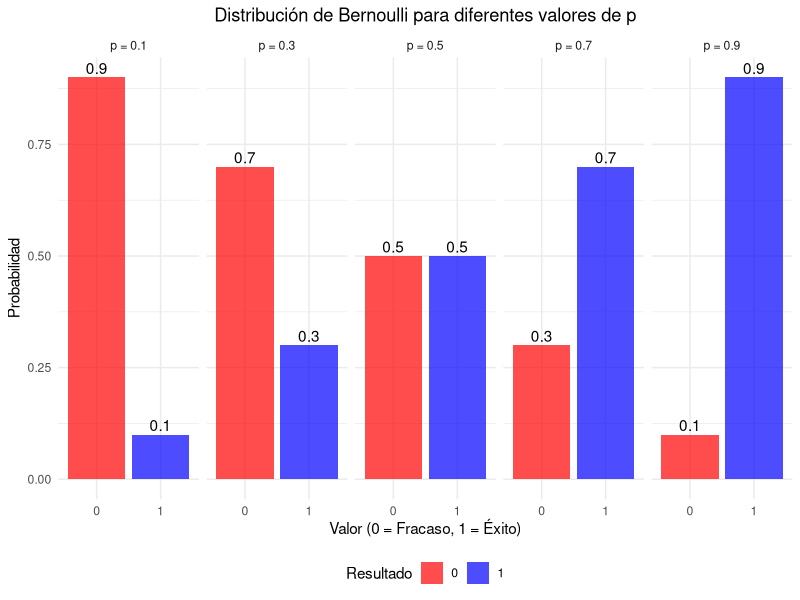
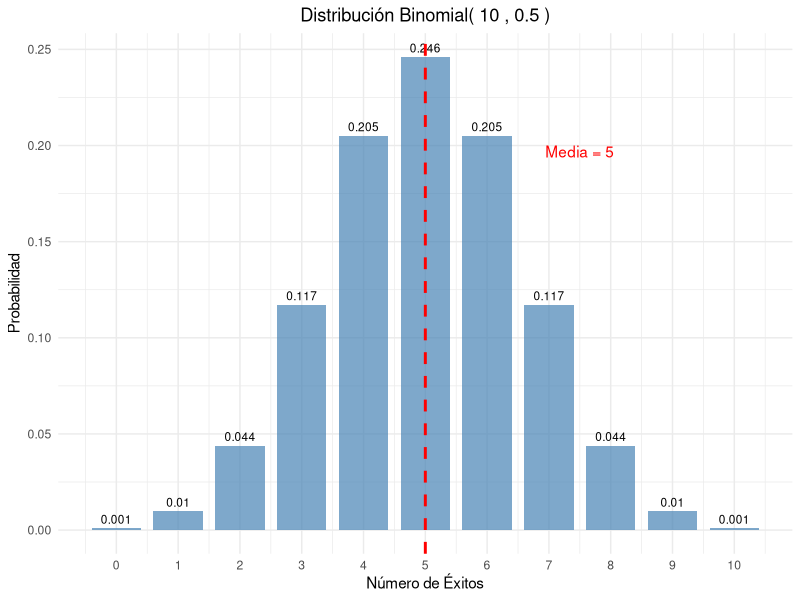
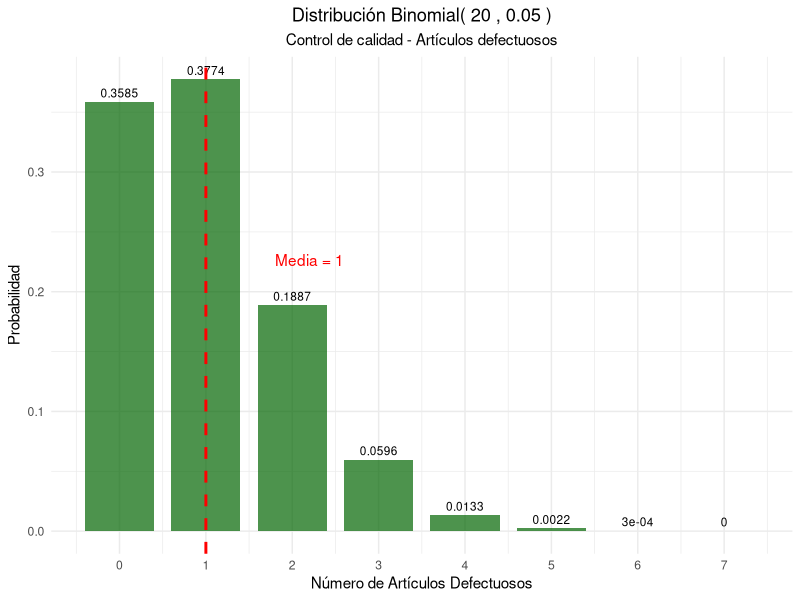
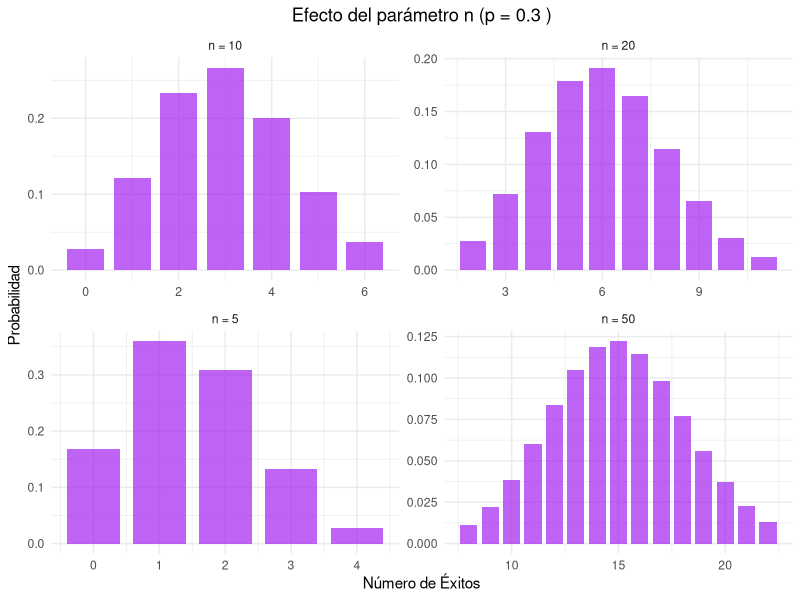
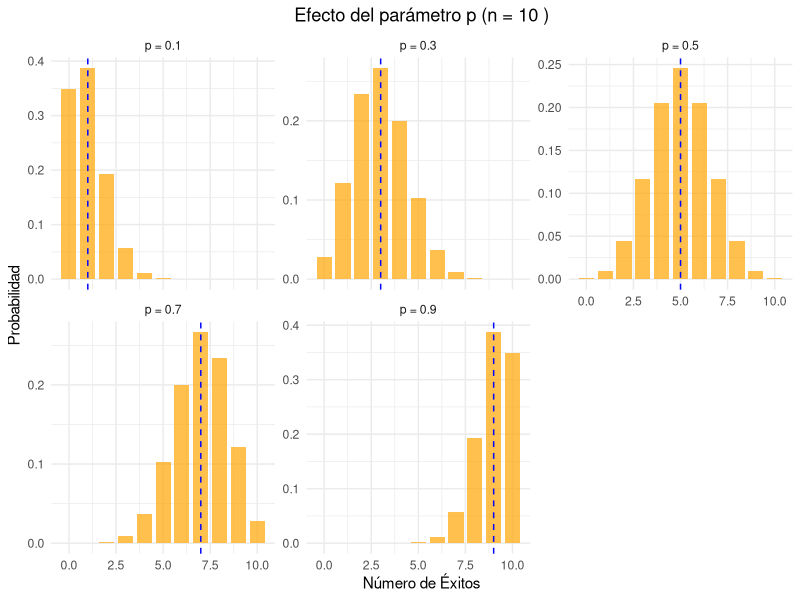
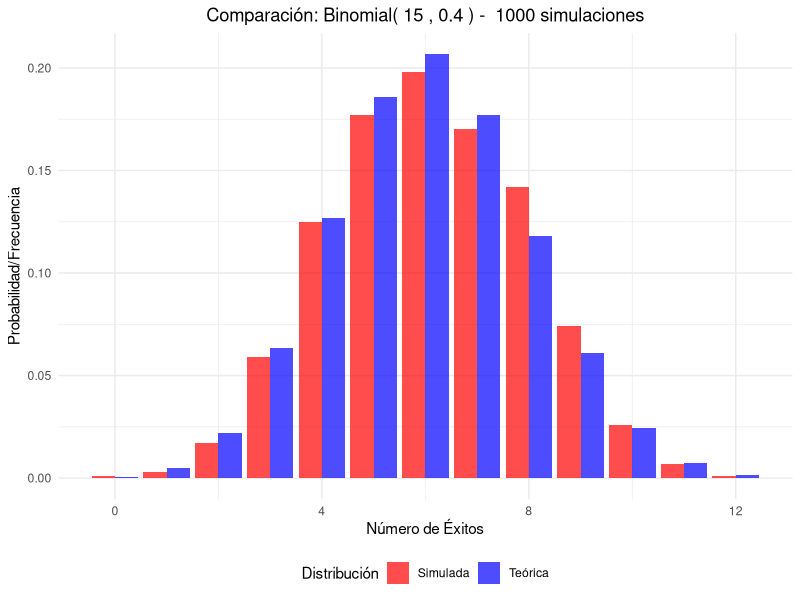
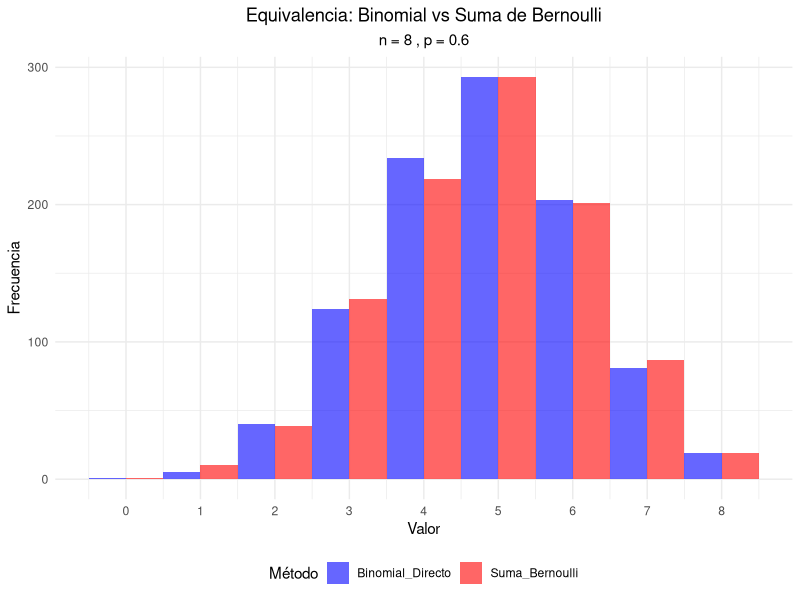
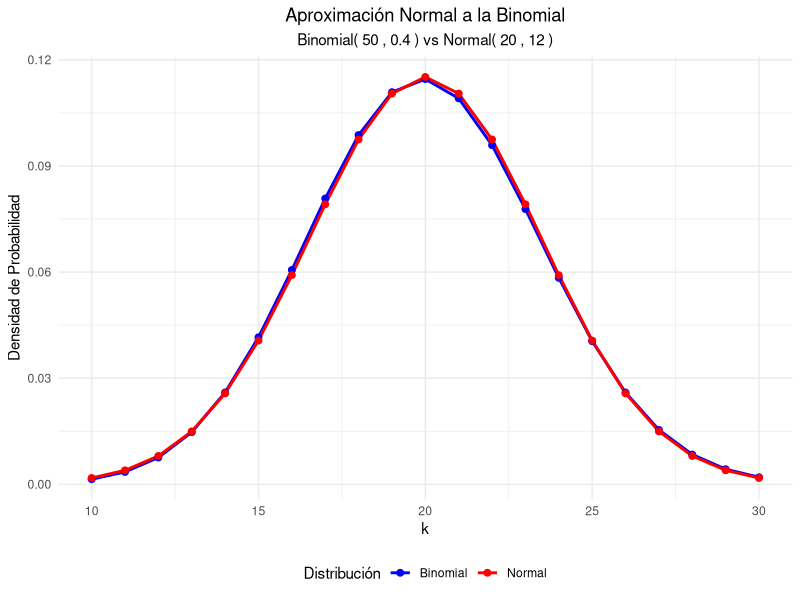

Source code (R) for these figures, in order:
## ---- chunk 1
#| label: setup
#| include: false
library(tidyverse)
library(kableExtra)
library(gridExtra)
## ---- chunk 2
#| label: moneda-bernoulli
# Moneda justa
p_moneda <- 0.5

# Crear tabla de probabilidades
bernoulli_moneda <- data.frame(
  Resultado = c("Sello (0)", "Cara (1)"),
  Valor = c(0, 1),
  Probabilidad = c(1-p_moneda, p_moneda)
)

kable(bernoulli_moneda, 
      caption = "Distribución Bernoulli - Moneda justa (p = 0.5)",
      align = "ccc") %>%
  kable_styling(bootstrap_options = "striped")

# Parámetros
media_moneda <- p_moneda
varianza_moneda <- p_moneda * (1 - p_moneda)
desv_std_moneda <- sqrt(varianza_moneda)

cat("Parámetros estadísticos:\n")
cat("Media:", media_moneda, "\n")
cat("Varianza:", varianza_moneda, "\n")
cat("Desviación estándar:", desv_std_moneda, "\n")
## ---- chunk 3
#| label: ejemplos-bernoulli-multiple
# Diferentes valores de p
p_values <- c(0.1, 0.3, 0.5, 0.7, 0.9)

# Crear data frame para visualización
bernoulli_data <- data.frame()
for(p in p_values) {
  temp_data <- data.frame(
    p = paste("p =", p),
    x = c(0, 1),
    probabilidad = c(1-p, p),
    media = p,
    varianza = p*(1-p)
  )
  bernoulli_data <- rbind(bernoulli_data, temp_data)
}

# Tabla de parámetros
param_bernoulli <- data.frame(
  p = p_values,
  Media = p_values,
  Varianza = p_values * (1 - p_values),
  Desv_Std = sqrt(p_values * (1 - p_values))
)

kable(param_bernoulli, 
      caption = "Parámetros de la distribución Bernoulli para diferentes valores de p",
      digits = 4,
      col.names = c("p", "Media", "Varianza", "Desv. Estándar")) %>%
  kable_styling(bootstrap_options = "striped")
## ---- chunk 4
#| label: grafico-bernoulli
#| fig-cap: "Distribución Bernoulli para diferentes valores de p"
ggplot(bernoulli_data, aes(x = factor(x), y = probabilidad, fill = factor(x))) +
  geom_col(alpha = 0.7) +
  geom_text(aes(label = round(probabilidad, 2)), vjust = -0.3) +
  facet_wrap(~p, ncol = 5) +
  scale_fill_manual(values = c("0" = "red", "1" = "blue")) +
  labs(title = "Distribución de Bernoulli para diferentes valores de p",
       x = "Valor (0 = Fracaso, 1 = Éxito)",
       y = "Probabilidad",
       fill = "Resultado") +
  theme_minimal() +
  theme(plot.title = element_text(hjust = 0.5),
        legend.position = "bottom")
## ---- chunk 5
#| label: binomial-monedas
# Parámetros
n_monedas <- 10
p_monedas <- 0.5

# Calcular probabilidades
k_values <- 0:n_monedas
prob_binomial <- dbinom(k_values, n_monedas, p_monedas)

# Crear data frame
binomial_monedas <- data.frame(
  Num_Caras = k_values,
  Probabilidad = prob_binomial
)

# Mostrar tabla
kable(binomial_monedas, 
      caption = paste("Distribución Binomial - 10 lanzamientos de moneda (n =", n_monedas, ", p =", p_monedas, ")"),
      digits = 4,
      col.names = c("Número de Caras", "Probabilidad")) %>%
  kable_styling(bootstrap_options = "striped")

# Parámetros estadísticos
media_monedas <- n_monedas * p_monedas
varianza_monedas <- n_monedas * p_monedas * (1 - p_monedas)
desv_std_monedas <- sqrt(varianza_monedas)

cat("\nParámetros estadísticos:\n")
cat("Media:", media_monedas, "\n")
cat("Varianza:", varianza_monedas, "\n")
cat("Desviación estándar:", round(desv_std_monedas, 4), "\n")
## ---- chunk 6
#| label: grafico-binomial-monedas
#| fig-cap: "Distribución Binomial - 10 lanzamientos de moneda"
ggplot(binomial_monedas, aes(x = Num_Caras, y = Probabilidad)) +
  geom_col(fill = "steelblue", alpha = 0.7, width = 0.8) +
  geom_text(aes(label = round(Probabilidad, 3)), vjust = -0.5, size = 3) +
  geom_vline(xintercept = media_monedas, color = "red", linetype = "dashed", size = 1) +
  annotate("text", x = media_monedas + 2.5, y = max(prob_binomial) * 0.8, 
           label = paste("Media =", media_monedas), color = "red") +
  scale_x_continuous(breaks = k_values) +
  labs(title = paste("Distribución Binomial(", n_monedas, ",", p_monedas, ")"),
       x = "Número de Éxitos",
       y = "Probabilidad") +
  theme_minimal() +
  theme(plot.title = element_text(hjust = 0.5))
## ---- chunk 7
#| label: control-calidad
# Parámetros
n_articulos <- 20
p_defecto <- 0.05

# Probabilidades
k_defectos <- 0:n_articulos
prob_defectos <- dbinom(k_defectos, n_articulos, p_defecto)

# Crear data frame
calidad_data <- data.frame(
  Defectos = k_defectos,
  Probabilidad = prob_defectos
)

# Filtrar probabilidades significativas (> 0.001)
calidad_filtrada <- calidad_data[calidad_data$Probabilidad > 0.001, ]

kable(calidad_filtrada, 
      caption = paste("Distribución Binomial - Control de calidad (n =", n_articulos, ", p =", p_defecto, ")"),
      digits = 4,
      col.names = c("Número de Defectos", "Probabilidad")) %>%
  kable_styling(bootstrap_options = "striped")

# Parámetros estadísticos
media_defectos <- n_articulos * p_defecto
varianza_defectos <- n_articulos * p_defecto * (1 - p_defecto)
desv_std_defectos <- sqrt(varianza_defectos)

cat("Parámetros estadísticos:\n")
cat("Media:", media_defectos, "\n")
cat("Varianza:", round(varianza_defectos, 4), "\n")
cat("Desviación estándar:", round(desv_std_defectos, 4), "\n")

# Probabilidades importantes
prob_0_defectos <- dbinom(0, n_articulos, p_defecto)
prob_max_2_defectos <- pbinom(2, n_articulos, p_defecto)
prob_mas_3_defectos <- 1 - pbinom(3, n_articulos, p_defecto)

cat("\nProbabilidades de interés:\n")
cat("P(0 defectos):", round(prob_0_defectos, 4), "\n")
cat("P(≤ 2 defectos):", round(prob_max_2_defectos, 4), "\n")
cat("P(> 3 defectos):", round(prob_mas_3_defectos, 4), "\n")
## ---- chunk 8
#| label: grafico-calidad
#| fig-cap: "Distribución Binomial - Control de calidad"
ggplot(calidad_data[1:8, ], aes(x = Defectos, y = Probabilidad)) +
  geom_col(fill = "darkgreen", alpha = 0.7, width = 0.8) +
  geom_text(aes(label = round(Probabilidad, 4)), vjust = -0.5, size = 3) +
  geom_vline(xintercept = media_defectos, color = "red", linetype = "dashed", size = 1) +
  annotate("text", x = media_defectos + 1.2, y = max(prob_defectos) * 0.6, 
           label = paste("Media =", media_defectos), color = "red") +
  scale_x_continuous(breaks = 0:7) +
  labs(title = paste("Distribución Binomial(", n_articulos, ",", p_defecto, ")"),
       subtitle = "Control de calidad - Artículos defectuosos",
       x = "Número de Artículos Defectuosos",
       y = "Probabilidad") +
  theme_minimal() +
  theme(plot.title = element_text(hjust = 0.5),
        plot.subtitle = element_text(hjust = 0.5))
## ---- chunk 9
#| label: efecto-n
# Diferentes valores de n con p fijo
n_vals <- c(5, 10, 20, 50)
p_fijo <- 0.3

# Crear data frame para comparación
comp_n_data <- data.frame()
for(n in n_vals) {
  k_vals <- 0:n
  probs <- dbinom(k_vals, n, p_fijo)
  temp_data <- data.frame(
    n = paste("n =", n),
    k = k_vals,
    probabilidad = probs,
    media = n * p_fijo,
    varianza = n * p_fijo * (1 - p_fijo)
  )
  comp_n_data <- rbind(comp_n_data, temp_data)
}

# Filtrar para visualización (solo valores con probabilidad > 0.01)
comp_n_filtered <- comp_n_data[comp_n_data$probabilidad > 0.01, ]

ggplot(comp_n_filtered, aes(x = k, y = probabilidad)) +
  geom_col(fill = "purple", alpha = 0.7, width = 0.8) +
  facet_wrap(~n, scales = "free") +
  labs(title = paste("Efecto del parámetro n (p =", p_fijo, ")"),
       x = "Número de Éxitos",
       y = "Probabilidad") +
  theme_minimal() +
  theme(plot.title = element_text(hjust = 0.5))
## ---- chunk 10
#| label: efecto-p
#| fig-cap: "Efecto del parámetro p en la distribución binomial"
# Diferentes valores de p con n fijo
p_vals <- c(0.1, 0.3, 0.5, 0.7, 0.9)
n_fijo <- 10

# Crear data frame para comparación
comp_p_data <- data.frame()
for(p in p_vals) {
  k_vals <- 0:n_fijo
  probs <- dbinom(k_vals, n_fijo, p)
  temp_data <- data.frame(
    p = paste("p =", p),
    k = k_vals,
    probabilidad = probs,
    media = n_fijo * p,
    varianza = n_fijo * p * (1 - p)
  )
  comp_p_data <- rbind(comp_p_data, temp_data)
}

ggplot(comp_p_data, aes(x = k, y = probabilidad)) +
  geom_col(fill = "orange", alpha = 0.7, width = 0.8) +
  geom_vline(aes(xintercept = media), color = "blue", linetype = "dashed") +
  facet_wrap(~p, scales = "free_y") +
  labs(title = paste("Efecto del parámetro p (n =", n_fijo, ")"),
       x = "Número de Éxitos",
       y = "Probabilidad") +
  theme_minimal() +
  theme(plot.title = element_text(hjust = 0.5))
## ---- chunk 11
#| label: simulacion-binomial
set.seed(456)
n_trials <- 15
p_sim_bin <- 0.4
n_sim_bin <- 1000

# Generar datos
datos_binomial <- rbinom(n_sim_bin, n_trials, p_sim_bin)

# Calcular estadísticas observadas
media_obs_bin <- mean(datos_binomial)
var_obs_bin <- var(datos_binomial)

# Valores teóricos
media_teo_bin <- n_trials * p_sim_bin
var_teo_bin <- n_trials * p_sim_bin * (1 - p_sim_bin)

cat("Media teórica:", media_teo_bin, "| Media observada:", round(media_obs_bin, 4), "\n")
cat("Varianza teórica:", var_teo_bin, "| Varianza observada:", round(var_obs_bin, 4), "\n")

# Comparar distribuciones
freq_obs_bin <- table(datos_binomial) / n_sim_bin
k_sim <- as.numeric(names(freq_obs_bin))
freq_teo_bin <- dbinom(k_sim, n_trials, p_sim_bin)

comparacion_bin <- data.frame(
  k = k_sim,
  Freq_Observada = as.numeric(freq_obs_bin),
  Prob_Teorica = freq_teo_bin
)

kable(head(comparacion_bin, 10), 
      caption = "Comparación frecuencias observadas vs probabilidades teóricas",
      digits = 4,
      col.names = c("k", "Freq. Observada", "Prob. Teórica")) %>%
  kable_styling(bootstrap_options = "striped")
## ---- chunk 12
#| label: grafico-comparacion-sim
#| fig-cap: "Comparación entre distribución teórica y simulada"
library(tidyr)

# Preparar datos para visualización
comp_sim_long <- comparacion_bin %>%
  pivot_longer(cols = c(Freq_Observada, Prob_Teorica),
               names_to = "Tipo",
               values_to = "Probabilidad") %>%
  mutate(Tipo = case_when(
    Tipo == "Freq_Observada" ~ "Simulada",
    Tipo == "Prob_Teorica" ~ "Teórica"
  ))

ggplot(comp_sim_long, aes(x = k, y = Probabilidad, fill = Tipo)) +
  geom_col(position = "dodge", alpha = 0.7) +
  scale_fill_manual(values = c("Teórica" = "blue", "Simulada" = "red")) +
  labs(title = paste("Comparación: Binomial(", n_trials, ",", p_sim_bin, ") - ", n_sim_bin, "simulaciones"),
       x = "Número de Éxitos",
       y = "Probabilidad/Frecuencia",
       fill = "Distribución") +
  theme_minimal() +
  theme(plot.title = element_text(hjust = 0.5),
        legend.position = "bottom")
## ---- chunk 13
#| label: relacion-bernoulli-binomial
set.seed(1200)
n_exp <- 8
p_exp <- 0.6
n_sim_rel <- 1000

# Método 1: Generar directamente de Binomial
binomial_directo <- rbinom(n_sim_rel, n_exp, p_exp)

# Método 2: Sumar n variables Bernoulli independientes
suma_bernoulli <- replicate(n_sim_rel, {
  bernoulli_vars <- rbinom(n_exp, 1, p_exp)
  sum(bernoulli_vars)
})

# Comparar distribuciones
comparacion_relacion <- data.frame(
  Binomial_Directo = binomial_directo,
  Suma_Bernoulli = suma_bernoulli
)

# Visualización comparativa
comp_rel_long <- comparacion_relacion %>%
  mutate(id = row_number()) %>%
  pivot_longer(cols = c(Binomial_Directo, Suma_Bernoulli),
               names_to = "Metodo",
               values_to = "Valor")

ggplot(comp_rel_long, aes(x = Valor, fill = Metodo)) +
  geom_histogram(alpha = 0.6, position = "dodge", binwidth = 1, center =0) +
  scale_fill_manual(values = c("Binomial_Directo" = "blue", "Suma_Bernoulli" = "red")) +
  scale_x_continuous(breaks = 0:n_exp)+
  labs(title = "Equivalencia: Binomial vs Suma de Bernoulli",
       subtitle = paste("n =", n_exp, ", p =", p_exp),
       x = "Valor",
       y = "Frecuencia",
       fill = "Método") +
  theme_minimal() +
  theme(plot.title = element_text(hjust = 0.5),
        plot.subtitle = element_text(hjust = 0.5),
        legend.position = "bottom")
## ---- chunk 14
#| label: aproximacion-normal
# Parámetros para aproximación normal
n_aprox <- 50
p_aprox <- 0.4

# Verificar condiciones
condicion1 <- n_aprox * p_aprox >= 5
condicion2 <- n_aprox * (1 - p_aprox) >= 5

cat("Condiciones para aproximación normal:\n")
cat("np =", n_aprox * p_aprox, "≥ 5:", condicion1, "\n")
cat("n(1-p) =", n_aprox * (1-p_aprox), "≥ 5:", condicion2, "\n")

if(condicion1 & condicion2) {
  # Calcular probabilidades exactas y aproximadas
  k_aprox <- 0:n_aprox
  prob_exacta <- dbinom(k_aprox, n_aprox, p_aprox)
  
  # Aproximación normal (con corrección de continuidad)
  media_normal <- n_aprox * p_aprox
  var_normal <- n_aprox * p_aprox * (1 - p_aprox)
  sd_normal <- sqrt(var_normal)
  
  # Crear data frame para comparación
  aprox_data <- data.frame(
    k = k_aprox,
    Binomial = prob_exacta,
    Normal = dnorm(k_aprox, media_normal, sd_normal)
  )
  
  # Filtrar valores significativos
  aprox_filtered <- aprox_data[aprox_data$Binomial > 0.001, ]
  
  # Visualización
  aprox_long <- aprox_filtered %>%
    pivot_longer(cols = c(Binomial, Normal),
                 names_to = "Distribucion",
                 values_to = "Densidad")
  
  ggplot(aprox_long, aes(x = k, y = Densidad, color = Distribucion)) +
    geom_line(size = 1) +
    geom_point(size = 2) +
    scale_color_manual(values = c("Binomial" = "blue", "Normal" = "red")) +
    labs(title = "Aproximación Normal a la Binomial",
         subtitle = paste("Binomial(", n_aprox, ",", p_aprox, ") vs Normal(", media_normal, ",", round(sd_normal^2, 2), ")"),
         x = "k",
         y = "Densidad de Probabilidad",
         color = "Distribución") +
    theme_minimal() +
    theme(plot.title = element_text(hjust = 0.5),
          plot.subtitle = element_text(hjust = 0.5),
          legend.position = "bottom")
}
## ---- chunk 15
#| label: aplicacion-medicina
# Parámetros
n_pacientes <- 25
p_cura <- 0.8

# Preguntas de interés
# 1. ¿Cuál es la probabilidad de que exactamente 20 pacientes se curen?
prob_20_curas <- dbinom(20, n_pacientes, p_cura)

# 2. ¿Cuál es la probabilidad de que al menos 22 pacientes se curen?
prob_min_22 <- 1 - pbinom(21, n_pacientes, p_cura)

# 3. ¿Cuál es la probabilidad de que entre 18 y 22 pacientes se curen?
prob_18_22 <- pbinom(22, n_pacientes, p_cura) - pbinom(17, n_pacientes, p_cura)

# Parámetros estadísticos
media_curas <- n_pacientes * p_cura
varianza_curas <- n_pacientes * p_cura * (1 - p_cura)
desv_std_curas <- sqrt(varianza_curas)

cat("Aplicación Médica - Efectividad del tratamiento:\n")
cat("Parámetros: n =", n_pacientes, ", p =", p_cura, "\n\n")
cat("Estadísticas esperadas:\n")
cat("Número esperado de curas:", media_curas, "\n")
cat("Varianza:", varianza_curas, "\n")
cat("Desviación estándar:", round(desv_std_curas, 4), "\n\n")
cat("Probabilidades de interés:\n")
cat("P(exactamente 20 curas):", round(prob_20_curas, 4), "\n")
cat("P(al menos 22 curas):", round(prob_min_22, 4), "\n")
cat("P(entre 18 y 22 curas):", round(prob_18_22, 4), "\n")

# Visualización
k_medicina <- 0:n_pacientes
prob_medicina <- dbinom(k_medicina, n_pacientes, p_cura)
medicina_data <- data.frame(k = k_medicina, probabilidad = prob_medicina)

ggplot(medicina_data, aes(x = k, y = probabilidad)) +
  geom_col(fill = "darkblue", alpha = 0.7, width = 0.8) +
  geom_vline(xintercept = media_curas, color = "red", linetype = "dashed", size = 1) +
  geom_vline(xintercept = c(18, 22), color = "orange", linetype = "dotted", size = 1) +
  annotate("text", x = media_curas + 1.5, y = max(prob_medicina) * 0.8, 
           label = paste("E[X] =", media_curas), color = "red") +
  annotate("rect", xmin = 18, xmax = 22, ymin = 0, ymax = Inf, 
           alpha = 0.2, fill = "orange") +
  labs(title = "Distribución del Número de Pacientes Curados",
       subtitle = paste("Binomial(", n_pacientes, ",", p_cura, ")"),
       x = "Número de Pacientes Curados",
       y = "Probabilidad") +
  theme_minimal() +
  theme(plot.title = element_text(hjust = 0.5),
        plot.subtitle = element_text(hjust = 0.5))
## ---- chunk 16
#| label: produccion-bernoulli
p_pieza <- 0.02

# Crear tabla de probabilidades
bernoulli_produccion <- data.frame(
  Resultado = c("Pieza no defectuosa (0)", "Pieza defectuosa (1)"),
  Valor = c(0, 1),
  Probabilidad = c(1-p_pieza, p_pieza)
)

kable(bernoulli_produccion, 
      caption = "Distribución Bernoulli - Producción defectuosa (p = 0.02)",
      align = "ccc") %>%
  kable_styling(bootstrap_options = "striped")

# Parámetros
media_pieza <- p_pieza
varianza_pieza <- p_pieza * (1 - p_pieza)
desv_std_pieza <- sqrt(varianza_pieza)

cat("Parámetros estadísticos:\n")
cat("Media:", media_pieza, "\n")
cat("Varianza:", varianza_pieza, "\n")
cat("Desviación estándar:", desv_std_pieza, "\n")
## ---- chunk 17
#| label: Pregunta opciòn multiple -bernoulli
# Modelo Bernoulli
p_correcta <- 1/4
cat("Inciso b La probabilidad de acertar:", p_correcta, "\n")


#Inciso a
# Crear tabla de probabilidades
bernoulli_acertar <- data.frame(
  Resultado = c("Respuesta incorrecta (0)", "Respuesta incorrecta (1)"),
  Valor = c(0, 1),
  Probabilidad = c(1-p_correcta, p_correcta)
)

kable(bernoulli_acertar, 
      caption = "Distribución Bernoulli - respuesta correcta (p = 0.25)",
      align = "ccc") %>%
  kable_styling(bootstrap_options = "striped")

#Inciso c
# Parámetros
media_correcta <- p_correcta
varianza_correcta <- p_correcta * (1 - p_correcta)
desv_std_correcta <- sqrt(varianza_correcta)

cat("Parámetros estadísticos:\n")
cat("Media:", media_correcta, "\n")
cat("Varianza:", varianza_correcta, "\n")
cat("Desviación estándar:", desv_std_correcta, "\n")
## ---- chunk 18
#| label: binomial-monedas
# Parámetros
n_monedas <- 15
p_monedas <- 0.5

# Calcular probabilidades
k_values <- 0:n_monedas
prob_binomial <- dbinom(k_values, n_monedas, p_monedas)

# Crear data frame
binomial_monedas <- data.frame(
  Num_Caras = k_values,
  Probabilidad = prob_binomial
)

# Mostrar tabla
kable(binomial_monedas, 
      caption = paste("Distribución Binomial - 15 lanzamientos de moneda (n =", n_monedas, ", p =", p_monedas, ")"),
      digits = 4,
      col.names = c("Número de Caras", "Probabilidad")) %>%
  kable_styling(bootstrap_options = "striped")

# Parámetros estadísticos
media_monedas <- n_monedas * p_monedas
varianza_monedas <- n_monedas * p_monedas * (1 - p_monedas)
desv_std_monedas <- sqrt(varianza_monedas)

cat("\nParámetros estadísticos:\n")
cat("Media:", media_monedas, "\n")
cat("Varianza:", varianza_monedas, "\n")
cat("Desviación estándar:", round(desv_std_monedas, 4), "\n")
## ---- chunk 19
#| label: grafico-binomial-monedas
#| fig-cap: "Distribución Binomial - 15 lanzamientos de moneda"
ggplot(binomial_monedas, aes(x = Num_Caras, y = Probabilidad)) +
  geom_col(fill = "#B2DFEE", alpha = 0.7, width = 0.8) +
  geom_text(aes(label = round(Probabilidad, 3)), vjust = -0.5, size = 3) +
  geom_vline(xintercept = media_monedas, color = "#a2cd5a", linetype = "dashed", size = 1) +
  annotate("text", x = media_monedas + 2.5, y = max(prob_binomial) * 0.8, 
           label = paste("Media =", media_monedas), color = "#a2cd5a") +
  scale_x_continuous(breaks = k_values) +
  labs(title = paste("Distribución Binomial(", n_monedas, ",", p_monedas, ")"),
       x = "Número de Éxitos",
       y = "Probabilidad") +
  theme_minimal() +
  theme(plot.title = element_text(hjust = 0.5))
## ---- chunk 20
#| label: aplicacion-medicina
# Parámetros
n_pacientes <- 20
p_cura <- 0.85

# Preguntas de interés
# 1. ¿Cuál es la probabilidad de que exactamente 18 pacientes se curen?
prob_18_curas <- dbinom(18, n_pacientes, p_cura)

# 2. ¿Cuál es la probabilidad de que al menos 22 pacientes se curen?
#prob_min_22 <- 1 - pbinom(21, n_pacientes, p_cura)

# 3. ¿Cuál es la probabilidad de que entre 15 y 19 pacientes se curen?
prob_15_19 <- pbinom(19, n_pacientes, p_cura) - pbinom(15, n_pacientes, p_cura)

# Parámetros estadísticos
media_curas <- n_pacientes * p_cura
varianza_curas <- n_pacientes * p_cura * (1 - p_cura)
desv_std_curas <- sqrt(varianza_curas)

cat("Aplicación Médica - Efectividad del tratamiento:\n")
cat("Parámetros: n =", n_pacientes, ", p =", p_cura, "\n\n")
cat("Estadísticas esperadas:\n")
cat("Número esperado de curas:", media_curas, "\n")
cat("Varianza:", varianza_curas, "\n")
cat("Desviación estándar:", round(desv_std_curas, 4), "\n\n")
cat("Probabilidades de interés:\n")
cat("P(exactamente 18 curas):", round(prob_20_curas, 4), "\n")
#cat("P(al menos 22 curas):", round(prob_min_22, 4), "\n")
cat("P(entre 15 y 19 curas):", round(prob_18_22, 4), "\n")

# Visualización
k_medicina <- 0:n_pacientes
prob_medicina <- dbinom(k_medicina, n_pacientes, p_cura)
medicina_data <- data.frame(k = k_medicina, probabilidad = prob_medicina)

ggplot(medicina_data, aes(x = k, y = probabilidad)) +
  geom_col(fill = "darkblue", alpha = 0.7, width = 0.8) +
  geom_vline(xintercept = media_curas, color = "red", linetype = "dashed", size = 1) +
  geom_vline(xintercept = c(15, 20), color = "orange", linetype = "dotted", size = 1) +
  annotate("text", x = media_curas + 1.5, y = max(prob_medicina) * 0.8, 
           label = paste("E[X] =", media_curas), color = "red") +
  annotate("rect", xmin = 15, xmax = 20, ymin = 0, ymax = Inf, 
           alpha = 0.2, fill = "orange") +
  labs(title = "Distribución del Número de Pacientes Curados",
       subtitle = paste("Binomial(", n_pacientes, ",", p_cura, ")"),
       x = "Número de Pacientes Curados",
       y = "Probabilidad") +
  theme_minimal() +
  theme(plot.title = element_text(hjust = 0.5),
        plot.subtitle = element_text(hjust = 0.5))
## ---- chunk 21
#Generar datos variables independientes binomiales y sumarlas 
X <- rbinom(1000, 10, 0.5)
Y <- rbinom(1000, 10, 0.5)

Z <- X + Y 

#Comparar con la binomial directa 

 W <- rbinom(1000, 25, 0.5)
 
 datos_compara <- data.frame(
   valor = Z,
   Tipo = "Suma de binomiales"
 )
 
 datos_compara_2 <- data.frame(
   valor = W,
   Tipo = "Binomial directo"
 )
 
 datos_final <- rbind(datos_compara, datos_compara_2)
 

ggplot(datos_final, aes(x = valor, fill = Tipo)) +
  geom_histogram(position = "dodge", alpha = 0.6, center = 0, binwidth = 1) +
  scale_fill_manual(values = c("Suma de binomiales" = "purple", "Binomial directo" = "#EE7AE9")) +
  scale_x_continuous(breaks = seq(0, 25, by = 1))+
  labs(title = "Comparación: Suma de binomiales vs Binomial directo",
       x = "Valor",
       y = "Frecuencia",
       fill = "Distribución") +
  theme_minimal() +
  theme(plot.title = element_text(hjust = 0.5),
        plot.subtitle = element_text(hjust = 0.5),
        legend.position = "bottom")
